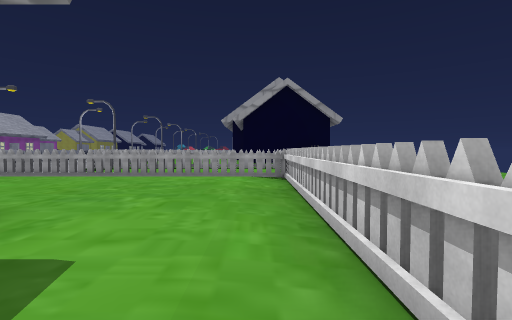
[1] (above)

24 first-person views from a walk through a Unity game level. The camera is 1.2 m above the floor, tilts 2° down and sees 85° across. The floor is counted in squares, 2 m on a side. Each view is taken from the middle of a square. On the plan, view 1 faces up. The plan holds only what a view shows up to about 9 squares ahead; the rest is blank. The place goes on beyond the plan. The player character is not drawn. Some animated figures are left out. Door leaves are left out, so doorways stand open.

[2]
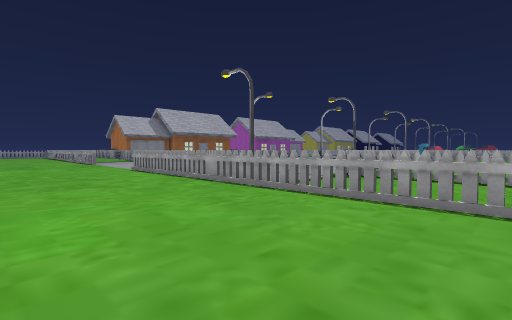

[3]
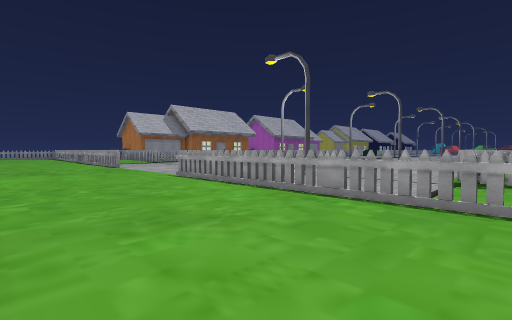

[4]
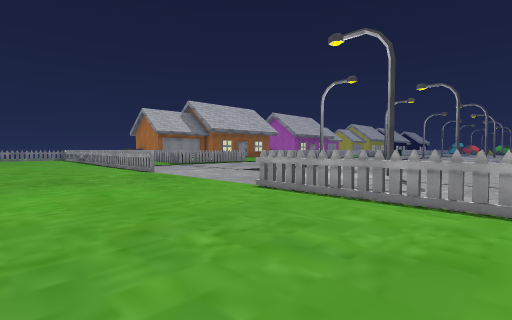

[5]
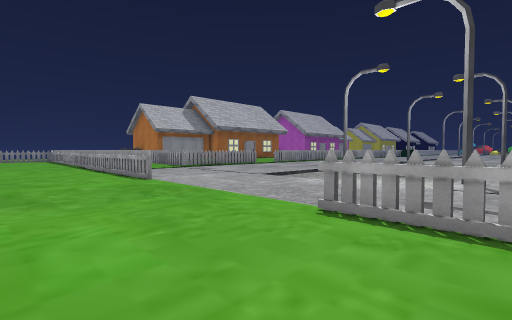

[6]
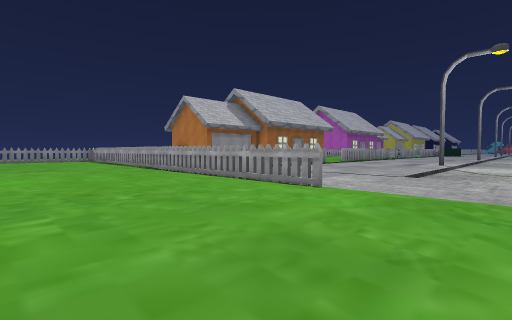

[7]
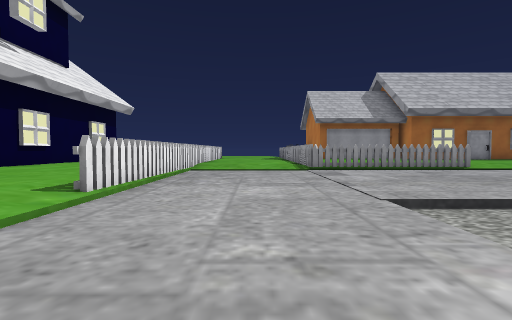

[8]
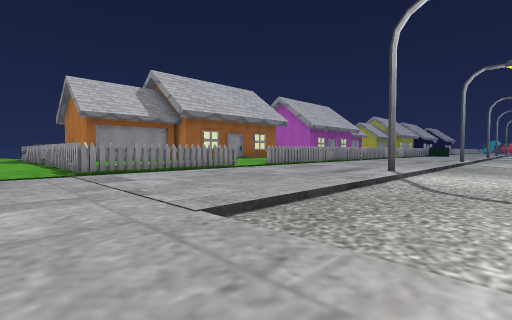

[9]
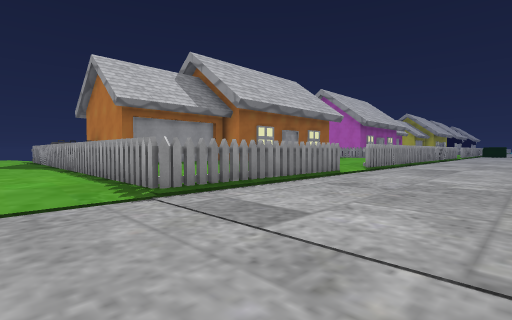

[10]
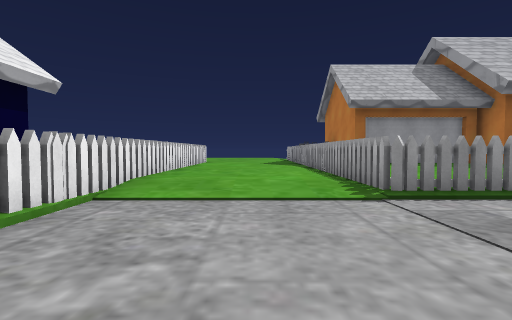

[11]
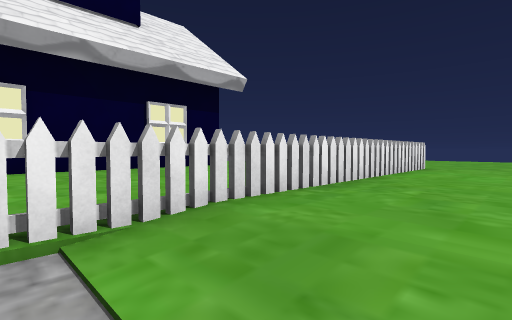

[12]
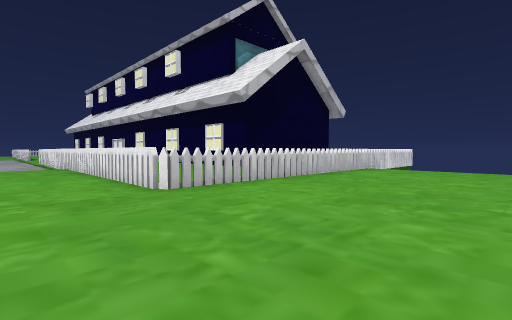

[13]
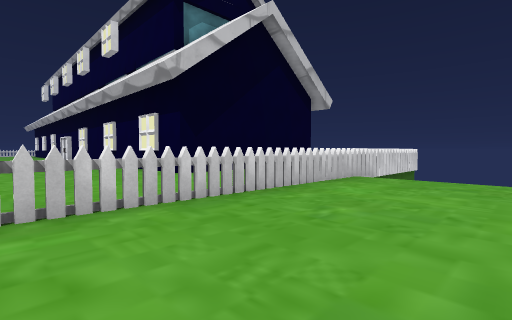

[14]
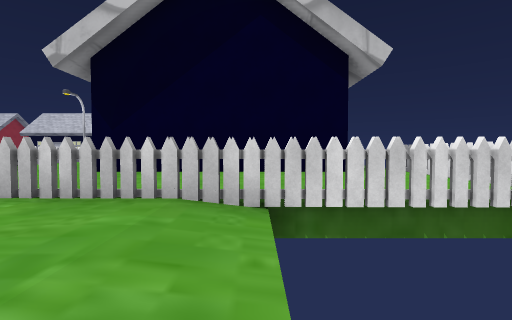

[15]
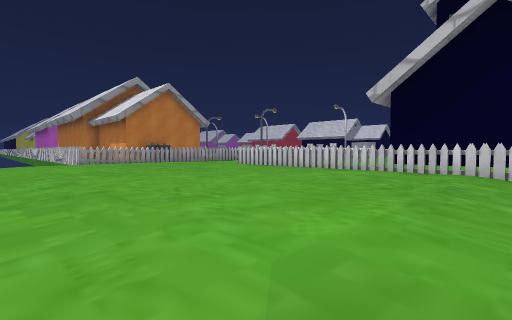

[16]
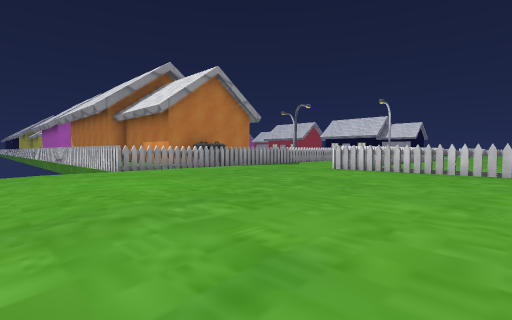

[17]
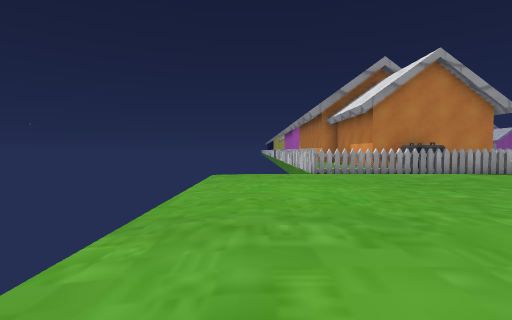

[18]
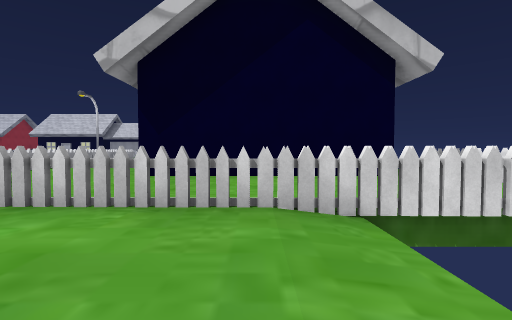

[19]
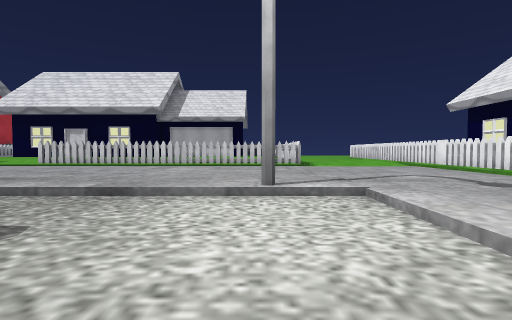

[20]
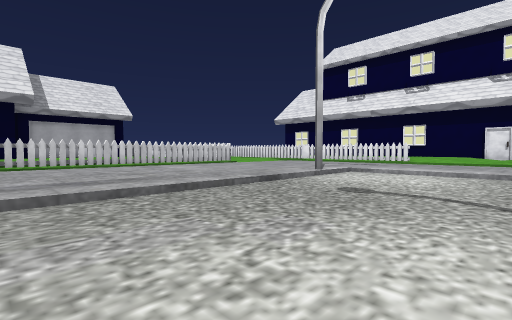

[21]
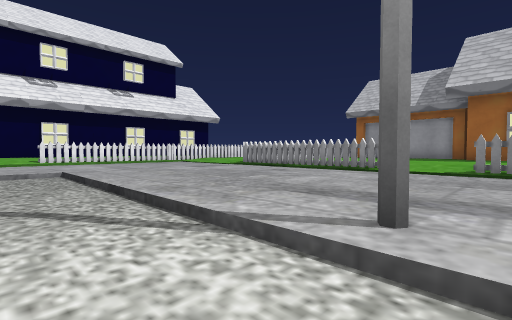

[22]
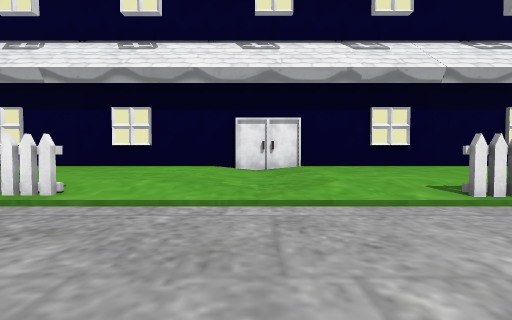

[23]
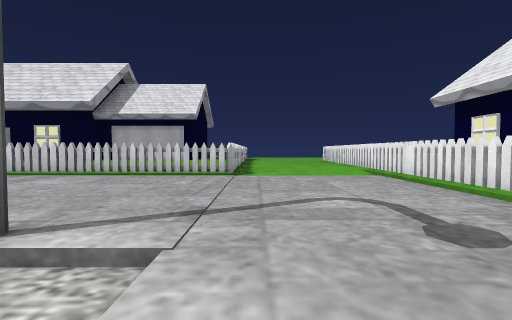

[24]
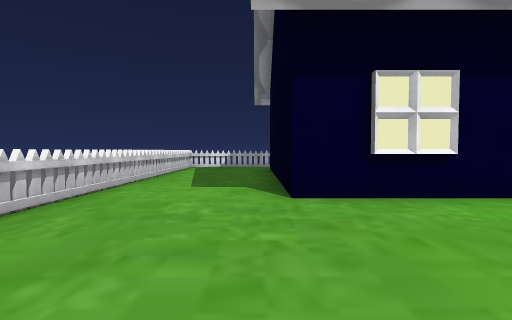

### Floor plan
Key: @ floor where view 1 was taken; # wall or solid block; . main floor; - floor 0.25 m lower than the main floor; _ floor 0.5 m lower than the main floor; / step, stairs or slope; D open door; = window, fence, low wall or low ledge; T thing the floor can be seen under or through; F fence; H house; G garage; B bin; O other object.
Columns run from 36 left of view 1 to 1 right of it. Each row starts with its distance up from view 1.
 18               #-----_____-----#
 17            ...D----#_____-----#
 16            ...D-----_____-----#
 15      G        #-----_____-----#
 14      G        =-----_____-----#
 13    # G      ..#-----_____-----=
 12    # G      ..#-----_____#----#...
 11    ###B#=#####F-----_____-----F  .
 10 -..............----------------=##=
  9 -..............--------------------
  8 -..............--------------------
  7 -......F##=##=#=##=#/////=TT=TTT=TT=#O
  6 -......T..............-..............#
  5 -......T..............-..............#
  4 -......T..............-..............#
  3 -......T..............-..............#
  2 -......T..HHH  H  ######### HH  H ...#
  1 -......T..H                       ...#
  0 -......T..H                       ..@#
 -1 -------T..H                       ...#
 -2        =..H                       ...#
 -3        T..HH                     H...#
 -4        T...
 -5         ##=#

Where each view was taken, in squares from view 1:
view 1: 0 up, 0 right, facing up
view 2: 3 up, 2 left, facing up-left
view 3: 3 up, 5 left, facing up-left
view 4: 3 up, 8 left, facing up-left
view 5: 4 up, 10 left, facing up-left
view 6: 3 up, 14 left, facing up-left
view 7: 9 up, 13 left, facing left
view 8: 9 up, 14 left, facing up-left
view 9: 9 up, 18 left, facing up-left
view 10: 9 up, 18 left, facing left
view 11: 9 up, 21 left, facing down-left
view 12: 9 up, 33 left, facing down-right
view 13: 6 up, 32 left, facing down-right
view 14: 1 down, 32 left, facing right
view 15: 1 down, 36 left, facing up-right
view 16: 3 up, 36 left, facing up-right
view 17: 3 up, 35 left, facing up
view 18: 0 up, 32 left, facing right
view 19: 12 up, 15 left, facing right
view 20: 18 up, 15 left, facing down-right
view 21: 18 up, 15 left, facing down-left
view 22: 10 up, 14 left, facing down
view 23: 10 up, 13 left, facing right
view 24: 6 up, 2 left, facing down
